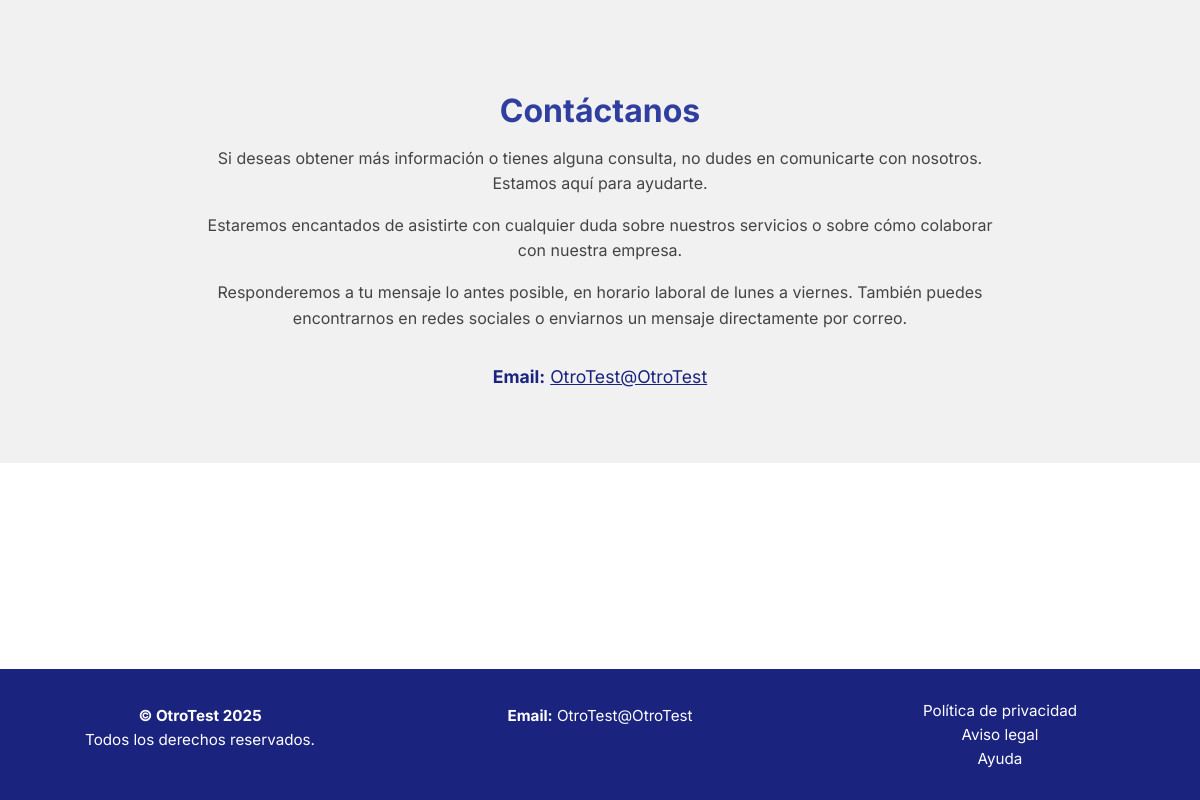
The app's page /pages/OtroTest/info with its own data.
### app/models_publicos.py (models this page shows)
class TiendaEnProceso(db.Model):
    id = db.Column(db.Integer, primary_key=True)
    nombre = db.Column(db.String(100), nullable=False)
    apellidos = db.Column(db.String(100), nullable=False)
    email = db.Column(db.String(120), unique=True, nullable=False)
    telefono = db.Column(db.String(20))
    nombre_tienda = db.Column(db.String(100), unique=True, nullable=False)
    color_principal = db.Column(db.String(7))
    color_secundario = db.Column(db.String(7))
    color_fondo = db.Column(db.String(7))
    logo_url = db.Column(db.String(255))
    tipo_web = db.Column(db.String(50))
    plantilla = db.Column(db.String(50))
    titulo_tienda = db.Column(db.String(255), nullable=True)
    imagenes_tienda = db.Column(db.Text, nullable=True)
    descripcion_portfolio = db.Column(db.Text, nullable=True)
    imagen_portfolio = db.Column(db.String(255), nullable=True)
    sobre_nosotros = db.Column(db.Text, nullable=True)
    servicios_portfolio = db.Column(db.Text, nullable=True)
    productos_seleccionados = db.Column(db.Text)
    paso_actual = db.Column(db.Integer, default=1)
    finalizado = db.Column(db.Boolean, default=False)
    ruta_db_tienda = db.Column(db.String(255))
    fecha_creacion = db.Column(db.DateTime, default=datetime.utcnow)

class TiendaPublica(db.Model):
    id = db.Column(db.Integer, primary_key=True)
    nombre_tienda = db.Column(db.String(100), unique=True, nullable=False)
    email_contacto = db.Column(db.String(120), nullable=False)
    ruta_db = db.Column(db.String(255), nullable=False)  # Ruta al archivo .db de la tienda
    fecha_creacion = db.Column(db.DateTime, default=datetime.utcnow)

### app/routes/rutas_tiendas.py (the view)
@tienda_bp.route("/<nombre_tienda>/info")
def ver_info(nombre_tienda):
    tienda_publica = TiendaPublica.query.filter_by(nombre_tienda=nombre_tienda).first_or_404()
    tienda_proceso = TiendaEnProceso.query.filter_by(nombre_tienda=nombre_tienda).first()
    engine = create_engine(f"sqlite:///{tienda_publica.ruta_db}")
    metadata = MetaData()
    metadata.reflect(bind=engine)
    config_table = metadata.tables["configuracion_visual"]
    with engine.connect() as connection:
        config_data = connection.execute(config_table.select()).mappings().fetchone()
        configuracion = {
            "color_principal": config_data["color_principal"],
            "color_secundario": config_data["color_secundario"],
            "color_fondo": config_data["color_fondo"],
            "logo_url": config_data["logo_url"],
            "plantilla": config_data.get("plantilla", "info_1"),
            "descripcion_portfolio": config_data.get("descripcion_portfolio"),
            "imagen_portfolio": config_data.get("imagen_portfolio"),
            "sobre_nosotros": config_data.get("sobre_nosotros"),
            "servicios_portfolio": config_data.get("servicios_portfolio"),
        }
        if config_data.get("plantilla") == "info_1":
            plantilla_base = "PaginasTiendas/plantillas/info_1.html"
        else:
            plantilla_base = "PaginasTiendas/plantillas/info_2.html"
    return render_template("PaginasTiendas/plantillas/info/extra_info.html",
                           config=configuracion,
                           nombre_tienda=tienda_publica.nombre_tienda,
                           telefono=tienda_proceso.telefono,
                           email=tienda_proceso.email,
                            plantilla_base=plantilla_base)

### app/templates/PaginasTiendas/plantillas/info/extra_info.html (shortened to what this page needs)
{% extends 'PaginasTiendas/base_tienda.html' %}
{% block content %}
<section class="info-contacto" id="contacto">
  <div class="contacto-contenido">
    <h2>Contáctanos</h2>
    <p>Si deseas obtener más información o tienes alguna consulta, no dudes en comunicarte con nosotros. Estamos aquí para ayudarte.</p>
    <p>Estaremos encantados de asistirte con cualquier duda sobre nuestros servicios o sobre cómo colaborar con nuestra empresa.</p>
    <p>Responderemos a tu mensaje lo antes posible, en horario laboral de lunes a viernes. También puedes encontrarnos en redes sociales o enviarnos un mensaje directamente por correo.</p>
    <div class="contacto-datos">
      {% if email %}
        <p><strong>Email:</strong> <a href="mailto:{{ email }}">{{ email }}</a></p>
      {% endif %}
    </div>
  </div>
</section>
{% include 'PaginasTiendas/plantillas/info/components/footer_info.html' %}
{% endblock %}

### app/templates/PaginasTiendas/plantillas/info/components/footer_info.html (shortened to what this page needs)
<footer class="footer-info">
  <div class="footer-contenido">
    <div class="footer-columna">
      <p><strong>&copy; {{ nombre_tienda }} {{ current_year or "2025" }}</strong></p>
      <p>Todos los derechos reservados.</p>
    </div>
    <div class="footer-columna">
      {% if email %}
        <p><strong>Email:</strong> <a href="mailto:{{ email }}">{{ email }}</a></p>
      {% endif %}
    </div>
    <div class="footer-columna enlaces-footer">
      <a href="#">Política de privacidad</a>
      <a href="#">Aviso legal</a>
      <a href="#">Ayuda</a>
    </div>
  </div>
</footer>

### app/static/css/Tiendas/main.css (style rules this page uses)
.footer-info { position: absolute; bottom: 0; left: 0; width: 100%; background-color: var(--color-secundario); color: white; padding: 2rem 1rem; font-size: 0.95rem; }
.footer-info .footer-contenido { max-width: 1200px; margin: 0 auto; display: flex; flex-wrap: wrap; justify-content: space-between; gap: 2rem; text-align: center; }
.footer-info .footer-contenido .footer-columna { flex: 1; min-width: 200px; }
.footer-info .footer-contenido .footer-columna p { margin: 0.3rem 0; }
.footer-info .footer-contenido .footer-columna a { color: white; text-decoration: none; }
.footer-info .footer-contenido .enlaces-footer { display: flex; flex-direction: column; gap: 0.3rem; }
.info-contacto { background-color: #f1f1f1; padding: 4rem 2rem; text-align: center; min-height: 30vh; }
.info-contacto .contacto-contenido { max-width: 800px; margin: 0 auto; }
.info-contacto .contacto-contenido h2 { font-size: 2rem; color: var(--color-principal); margin-bottom: 1rem; }
.info-contacto .contacto-contenido p { font-size: 1rem; color: #444; line-height: 1.6; margin-bottom: 1rem; }
.info-contacto .contacto-contenido .contacto-datos { margin-top: 2rem; }
.info-contacto .contacto-contenido .contacto-datos p { font-size: 1.1rem; color: var(--color-secundario); margin-bottom: 0.5rem; }
.info-contacto .contacto-contenido .contacto-datos p a { color: var(--color-secundario); text-decoration: underline; }

### records on screen
TiendaEnProceso: email "OtroTest@OtroTest"
TiendaPublica: nombre_tienda "OtroTest"

### other values on screen
{{ current_year or "2025" }} "2025"
